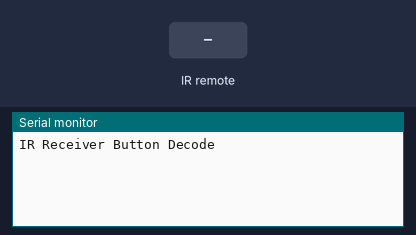
A sketch run on a simulated Arduino Uno, built with avr-gcc and run on an emulated ATmega328P. On the bench: the last lines printed to the serial monitor. The test bench sets the inputs (shaded band).

Above: at 1.2 s.
1.3 s: infrared code 0xFFA25D received
At 2.5 s:
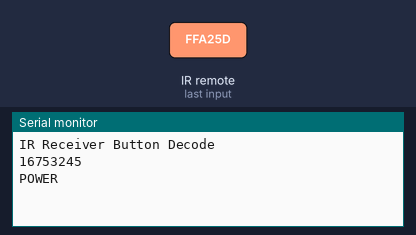
2.8 s: infrared code 0xFFE21D received
At 3.8 s:
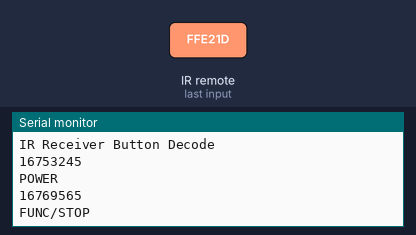
4.3 s: infrared code 0xFF629D received
At 4.9 s:
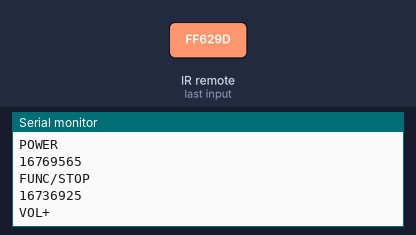
5.8 s: infrared code 0xFF22DD received
At 7.0 s:
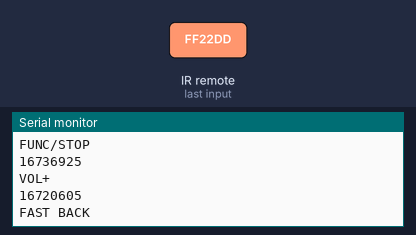
7.3 s: infrared code 0xFF02FD received
At 8.4 s:
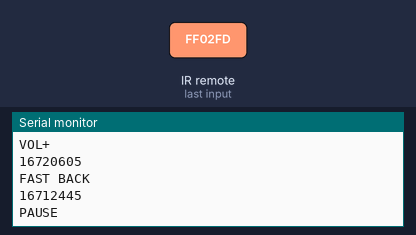
8.8 s: infrared code 0xFFC23D received
At 9.5 s:
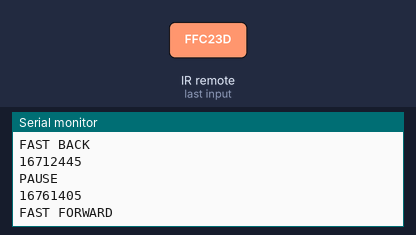
Timing chart, 0 to 11.3 s (numbered marks = the images above; inputs shaded):
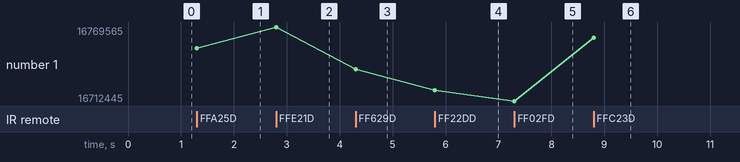

Measured:
- after the input at 1.3 s, the serial monitor: prints a new line at once (image 1)
- after the input at 2.8 s, the serial monitor: prints a new line at once (image 2)
- after the input at 4.3 s, the serial monitor: prints a new line at once (image 3)
- after the input at 5.8 s, the serial monitor: prints a new line at once (image 4)
- after the input at 7.3 s, the serial monitor: prints a new line at once (image 5)
- after the input at 8.8 s, the serial monitor: prints a new line at once (image 6)
- plotted number 1: 16753245 → 16769565 after the input at 2.8 s, 16769565 → 16736925 after the input at 4.3 s, 16736925 → 16720605 after the input at 5.8 s, 16720605 → 16712445 after the input at 7.3 s, 16712445 → 16761405 after the input at 8.8 s

The sketch:

IR_Receiver_Module.ino
```cpp
//www.elegoo.com
//2016.12.9

#include "IRremote.h"

int receiver = 11; // Signal Pin of IR receiver to Arduino Digital Pin 11

/*-----( Declare objects )-----*/
IRrecv irrecv(receiver);     // create instance of 'irrecv'
decode_results results;      // create instance of 'decode_results'

/*-----( Function )-----*/
void translateIR() // takes action based on IR code received

// describing Remote IR codes

{

Serial.println(results.value);

  switch (results.value)
  {
    case 0xFFA25D: Serial.println("POWER"); break;
    case 0xFFE21D: Serial.println("FUNC/STOP"); break;
    case 0xFF629D: Serial.println("VOL+"); break;
    case 0xFF22DD: Serial.println("FAST BACK");    break;
    case 0xFF02FD: Serial.println("PAUSE");    break;
    case 0xFFC23D: Serial.println("FAST FORWARD");   break;
    case 0xFFE01F: Serial.println("DOWN");    break;
    case 0xFFA857: Serial.println("VOL-");    break;
    case 0xFF906F: Serial.println("UP");    break;
    case 0xFF9867: Serial.println("EQ");    break;
    case 0xFFB04F: Serial.println("ST/REPT");    break;
    case 0xFF6897: Serial.println("0");    break;
    case 0xFF30CF: Serial.println("1");    break;
    case 0xFF18E7: Serial.println("2");    break;
    case 0xFF7A85: Serial.println("3");    break;
    case 0xFF10EF: Serial.println("4");    break;
    case 0xFF38C7: Serial.println("5");    break;
    case 0xFF5AA5: Serial.println("6");    break;
    case 0xFF42BD: Serial.println("7");    break;
    case 0xFF4AB5: Serial.println("8");    break;
    case 0xFF52AD: Serial.println("9");    break;
    case 0xFFFFFFFF: Serial.println(" REPEAT"); break;

    default:
      Serial.println("== other button   ");

  }// End Case

  delay(100); // Do not get immediate repeat


} //END translateIR

void setup()   /*----( SETUP: RUNS ONCE )----*/
{
  Serial.begin(9600);
  Serial.println("IR Receiver Button Decode");
  irrecv.enableIRIn(); // Start the receiver

}/*--(end setup )---*/


void loop()   /*----( LOOP: RUNS CONSTANTLY )----*/
{
  if (irrecv.decode(&results)) // have we received an IR signal?

  {
    translateIR();
    irrecv.resume(); // receive the next value
  }
}/* --(end main loop )-- */
```
